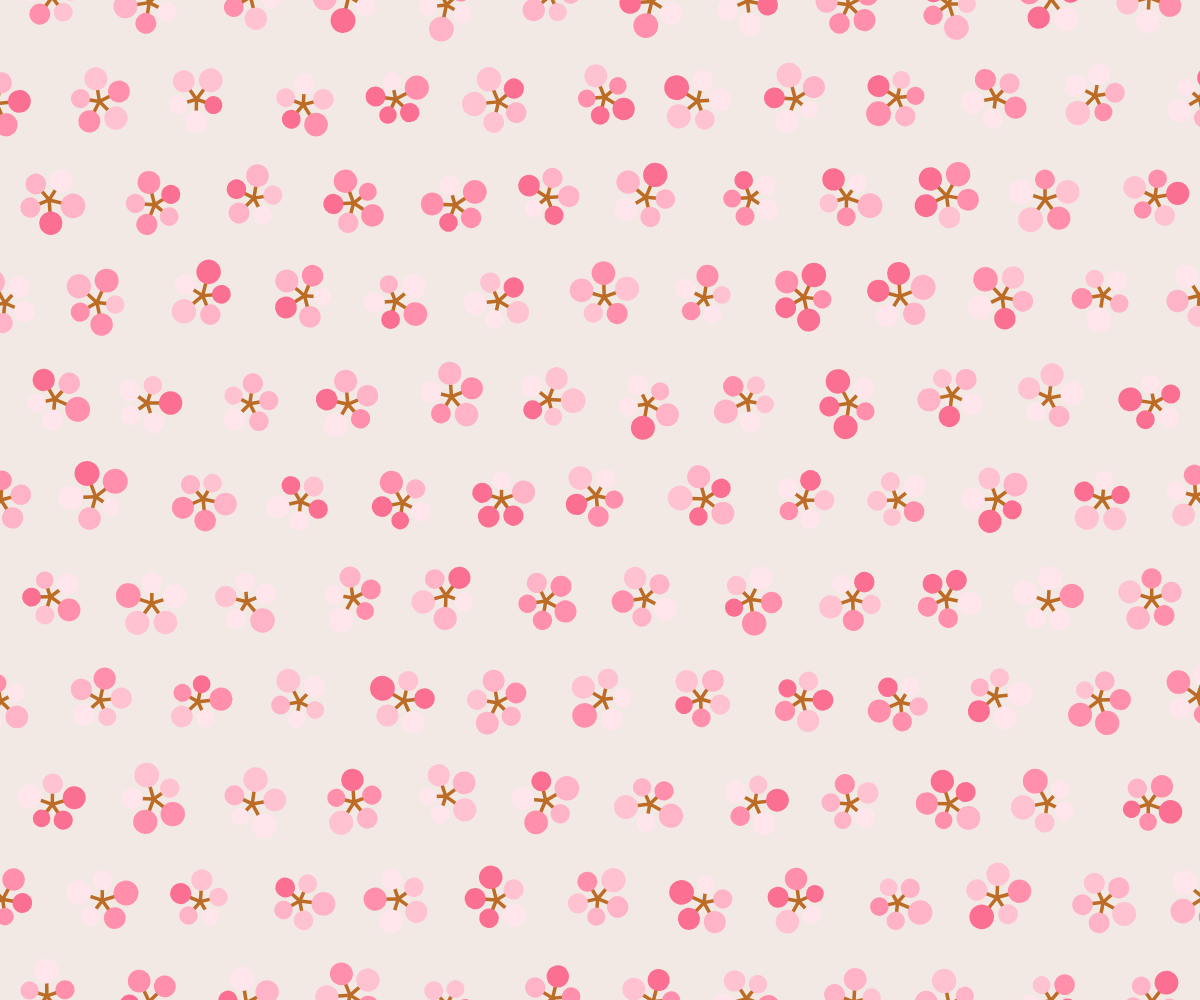
Frame 1 (no input)
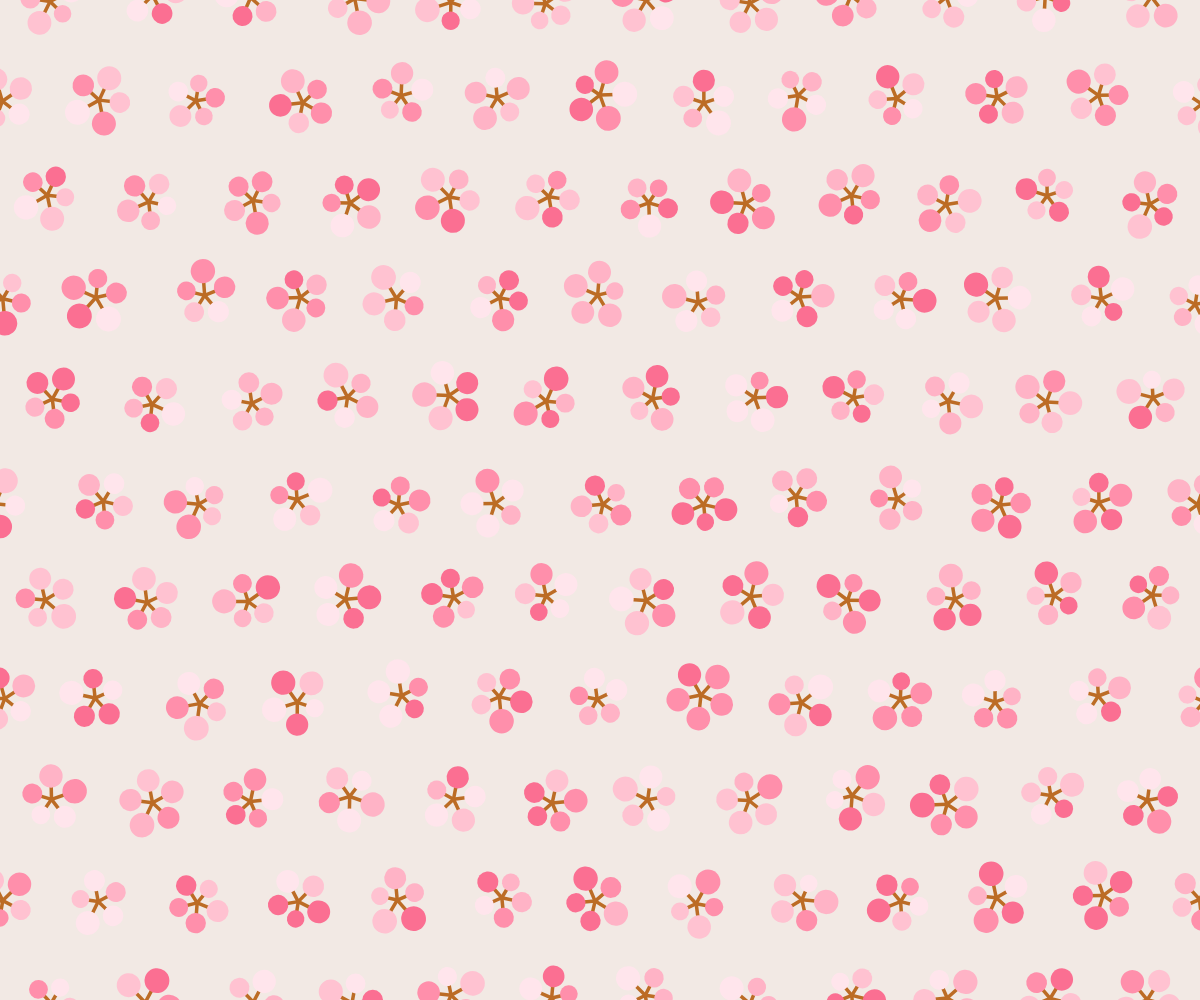
Frame 2 (the mouse pressed at the canvas centre, redrawn once)

The p5.js sketch that drew these frames (run headless with seeded random() and noise() and a simulated clock; the mouse was pressed at the canvas centre and the sketch redrawn once):

// p5.js sketch
// ── sketch.js
"use strict"

const COLORS = ["#FFE5EC", "#FFC2D1", "#FFB3C6", "#FF8FAB", "#FB6F92"];
const COLOR_A = "#F2E9E4";
const COLOR_B = "#BC6C25";

function setup(){
	createCanvas(windowWidth, windowHeight);
	angleMode(DEGREES); rectMode(CENTER);
	textAlign(CENTER, CENTER); textSize(14);
	noLoop();
	noSmooth();
}

function draw(){
	background(COLOR_A);

	const len = 100;
	const rows = floor(height / len) + 2;
	const cols = floor(width / len) + 2;
	const buf = len * 0.05;
	for(let r=0; r<rows; r++){
		for(let c=0; c<cols; c++){
			let x = c * len + random(-buf, buf);
			let y = r * len + random(-buf, buf);
			if(r%2==0) x += len / 2;
			drawUme(x, y, len*0.25);
		}
	}
}

function drawUme(x, y, len){

	strokeWeight(len*0.14);

	const n = 5;
	const o = 360 / n;

	push();
	translate(x, y);
	rotate(random(360));
	beginShape();

	for(let i=0; i<n; i++){
		const rdm = random(0.7, 1.0);
		const l = len * rdm;
		const x = l * cos(o*i);
		const y = l * sin(o*i);
		stroke(COLOR_B);
		line(0, 0, x, y);
		fill(getColor());
		noStroke();
		circle(x, y, l);
	}

	endShape();
	pop();
}

function drawSakura(x, y, len, single=true){
	const c = getColor();
	fill(c);
	stroke(c); strokeWeight(len*0.05);

	push();
	translate(x, y);
	rotate(random(360));
	beginShape();
	const max = (single) ? 360:75;
	for(let i=0; i<max; i+=2){
		const num = calcR(i) + 2 * calcH(calcR(i));
		const x = len * num * cos(i);
		const y = len * num * sin(i);
		vertex(x, y);
	}
	endShape();
	pop();
}

function calcR(x){
	const n = 5;
	const a = n / 180 * x;
	const b = floor(a) % 2;
	const c = (-1)**b;
	const d = (a-floor(a));
	return c * d + b;
}

function calcH(x){
	const ulim = 0.8;
	if(x<ulim) return 0;
	return ulim - x;
}

function getColor(){
	return COLORS[floor(random()*COLORS.length)];
}
